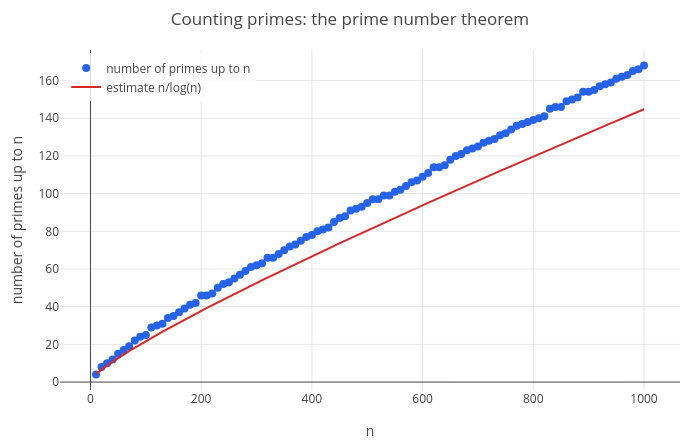

The cell this chart's notebook holds for it:
### Markdown cell above
Gauss, at 15, guessed that near $x$ about one number in $\log x$ is prime ($\log$ is the natural logarithm), so that
$\pi(x) \approx x/\log x$. This is the **prime number theorem**, proved in 1896 by Hadamard and de la Vallée Poussin.

The plot checks it up to 1000. First a table: `table(expr, k, a, b)` computes `expr` for $k = a, \ldots, b$, one row each.
Here each row is $[n, \pi(n)]$ for $n = 10k$. `scatter(T, [n p])` draws one point per row; `[n p]` names the two
columns, the first across and the second up. `plot(n/log(n), n, 10, 1000)` draws Gauss's estimate as a curve for $n$
from 10 to 1000, and `show` puts both in one picture:

### Code cell
T = table([10*k, primepi(10*k)], k, 1, 100);
p = show(scatter(T, [n p]), plot(n/log(n), n, 10, 1000));
p = legend(p, "number of primes up to n", "estimate n/log(n)");
labels(title(p, "Counting primes: the prime number theorem"), "n", "number of primes up to n")

### Figure 1 — Plotly figure (JSON) as saved in the notebook; plotly's stock layout.template omitted (floating-point values rounded to 4 significant figures; data arrays with more than 128 entries replaced by an {"elided": "..."} marker saying what was removed)
{"data": [{"marker": {"color": "#2563eb", "size": 8}, "mode": "markers", "name": "number of primes up to n", "type": "scatter", "x": [10, 20, 30, 40, 50, 60, 70, 80, 90, 100, 110, 120, 130, 140, 150, 160, 170, 180, 190, 200, 210, 220, 230, 240, 250, 260, 270, 280, 290, 300, 310, 320, 330, 340, 350, 360, 370, 380, 390, 400, 410, 420, 430, 440, 450, 460, 470, 480, 490, 500, 510, 520, 530, 540, 550, 560, 570, 580, 590, 600, 610, 620, 630, 640, 650, 660, 670, 680, 690, 700, 710, 720, 730, 740, 750, 760, 770, 780, 790, 800, 810, 820, 830, 840, 850, 860, 870, 880, 890, 900, 910, 920, 930, 940, 950, 960, 970, 980, 990, 1000], "y": [4, 8, 10, 12, 15, 17, 19, 22, 24, 25, 29, 30, 31, 34, 35, 37, 39, 41, 42, 46, 46, 47, 50, 52, 53, 55, 57, 59, 61, 62, 63, 66, 66, 68, 70, 72, 73, 75, 77, 78, 80, 81, 82, 85, 87, 88, 91, 92, 93, 95, 97, 97, 99, 99, 101, 102, 104, 106, 107, 109, 111, 114, 114, 115, 118, 120, 121, 123, 124, 125, 127, 128, 129, 131, 132, 134, 136, 137, 138, 139, 140, 141, 145, 146, 146, 149, 150, 151, 154, 154, 155, 157, 158, 159, 161, 162, 163, 165, 166, 168]}, {"line": {"color": "#dc2626", "width": 2}, "mode": "lines", "name": "estimate n/log(n)", "type": "scatter", "x": {"elided": "402 float values"}, "y": {"elided": "402 float values"}}], "layout": {"height": 440, "legend": {"bgcolor": "rgba(255,255,255,0.8)", "x": 0.01, "xanchor": "left", "y": 0.99, "yanchor": "top"}, "margin": {"b": 50, "l": 60, "r": 20, "t": 50}, "showlegend": true, "title": {"text": "Counting primes: the prime number theorem"}, "width": 700, "xaxis": {"title": {"text": "n"}, "zeroline": true}, "yaxis": {"range": [-4.2, 176.2], "title": {"text": "number of primes up to n"}, "zeroline": true}}}
